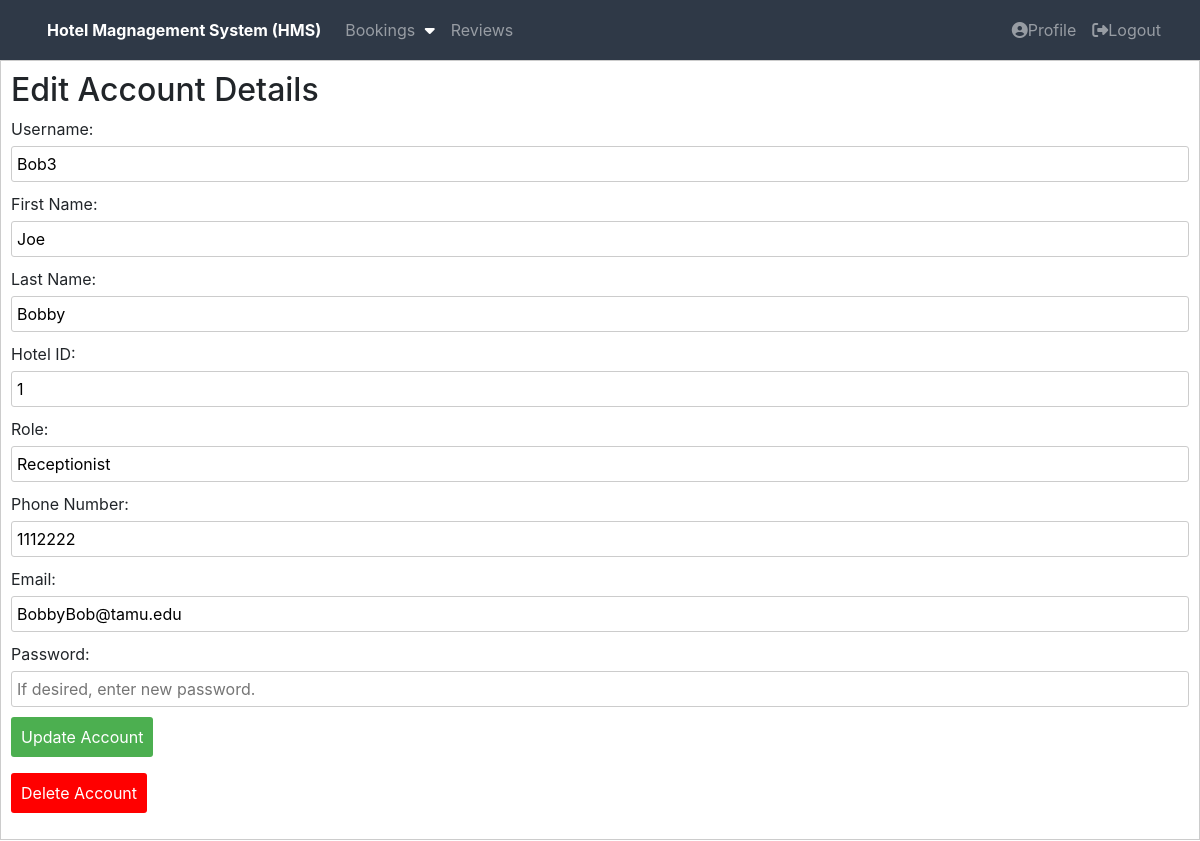
/website_files/login/update_account_emp.php (signed in), run on the app's committed database.
### tables this page shows
CREATE TABLE `employees` (
  `User_ID` int(10) UNSIGNED NOT NULL,
  `Hotel_ID` int(10) UNSIGNED NOT NULL,
  `Employee_JobType` varchar(45) NOT NULL
);

CREATE TABLE `users` (
  `User_ID` int(10) UNSIGNED NOT NULL,
  `FName` varchar(45) NOT NULL,
  `LName` varchar(45) NOT NULL,
  `Phone_NO` int(10) NOT NULL,
  `Email` varchar(60) NOT NULL,
  `Username` varchar(45) NOT NULL,
  `Password` varchar(45) NOT NULL,
  `User_Type` varchar(30) NOT NULL
);

### website_files/login/update_account_emp.php (the view, shortened to what this page needs)
<?php
include "../res/head.php";
$stmt =$conn->prepare('SELECT Users.Username, Users.Password, Users.Email, users.FName, Users.LName, Users.Phone_No, Employees.Employee_JobType, Employees.Hotel_ID FROM Users Inner Join Employees ON Users.user_ID = Employees.user_ID WHERE Users.user_id = ?');
$stmt->bind_param('i', $_SESSION['id']);
$stmt->execute();
$stmt->bind_result($username, $password, $email, $fname, $lname, $phone_no, $employee_jobtype, $hotel_id);
?>
<!DOCTYPE html>
<html>
	<head>
		<link href="test.css" rel="stylesheet" type="text/css">
		<link rel="stylesheet" href="https://cdnjs.cloudflare.com/ajax/libs/font-awesome/6.2.0/css/all.min.css">
	</head>
	<body class="loggedin">
		<div class="account-form">
			<h2>Edit Account Details</h2>
			<form method="post" action="update_account_handler_e.php">
                <label for="name">Username:</label>
                <input type="text" name="username" placeholder="<?php echo $username; ?>" value="<?php echo $username; ?>" required />
                <label for="name">First Name:</label>
                <input type="text" name="fname" placeholder="<?php echo $fname; ?>" value="<?php echo $fname; ?>" required />
                <label for="name">Last Name:</label>
                <input type="text" name="lname" placeholder="<?php echo $lname; ?>" value="<?php echo $lname; ?>" required />
                <label for="name">Hotel ID:</label>
                <input type="text" name="hotelid" placeholder="<?php echo $hotel_id; ?>" value="<?php echo $hotel_id; ?>" required />
                <label for="name">Role:</label>
                <input type="text" name="jobtype" placeholder="<?php echo $employee_jobtype; ?>" value="<?php echo $employee_jobtype; ?>" required />
                <label for="email">Phone Number:</label>
                <input type="text" name="phone_no" placeholder="<?php echo $phone_no?>" value="<?php echo $phone_no; ?>" required />
                <label for="email">Email:</label>
                <input type="email" name="email" placeholder="<?php echo $email?>" value="<?php echo $email; ?>" required />
                <label for="password">Password:</label>
                <input type="password" name="new_password" placeholder="If desired, enter new password." />
                <button type="submit" name="update">Update Account</button>
			</form>
            <form method="post" action="delete_account.php">
				<button onclick="return showWarning()" type="submit" name="delete">
                    Delete Account
                </button>
			</form>
		</div>
    </body>
</html>

### website_files/login/test.css (style rules this page uses)
.account-form { border: 1px solid #ccc; padding: 10px; margin-bottom: 20px; }
.account-form h2 { margin-top: 0; }
.account-form label { display: block; margin-bottom: 5px; }
.account-form input[type="text"], .account-form input[type="email"], .account-form input[type="password"] { width: 100%; padding: 5px; margin-bottom: 10px; border: 1px solid #ccc; border-radius: 3px; }
.account-form form:nth-child(2) button[type="submit"] { background-color: #4CAF50; color: white; padding: 8px 10px; border: none; border-radius: 3px; cursor: pointer; }
.account-form form:nth-child(3) button[type="submit"] { background-color: red; text-align: center; color: white; padding: 8px 10px; border: none; border-radius: 3px; cursor: pointer; }

### data on the page
employees: username "Bob3", fname "Joe", lname "Bobby", hotelid "1", jobtype "Receptionist", phone_no "1112222", email "BobbyBob@tamu.edu"
